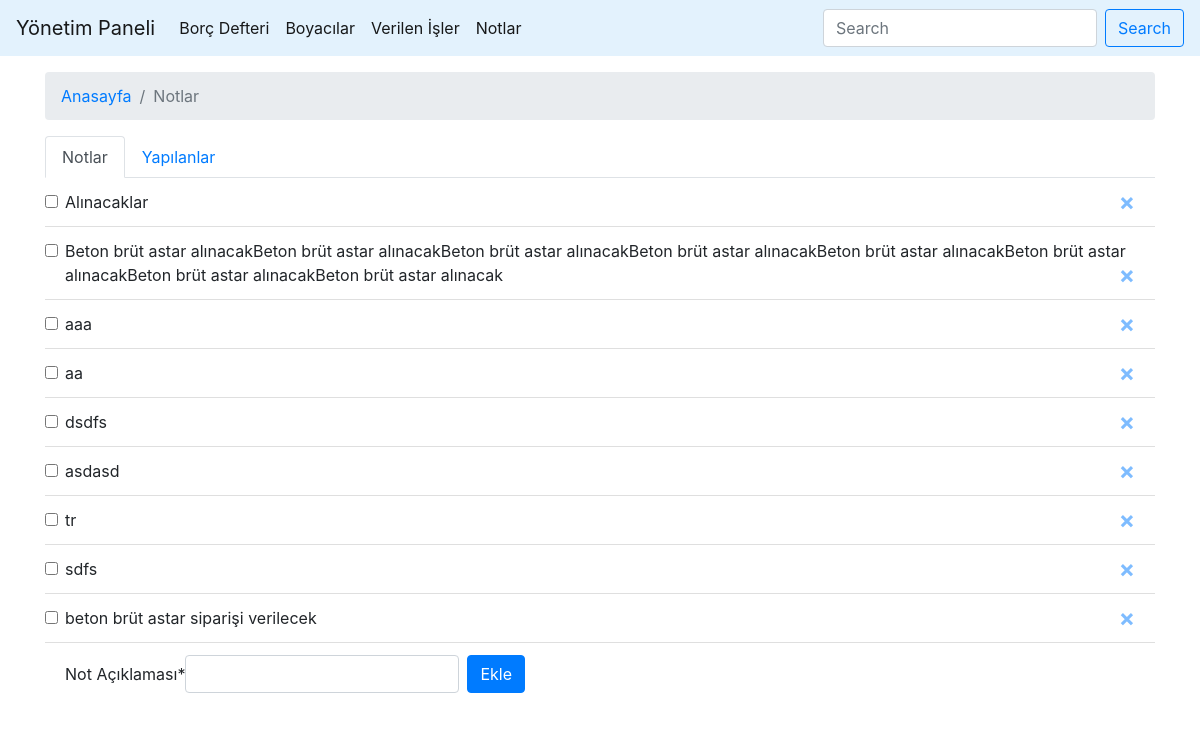
Before: /notlar with the older database file.
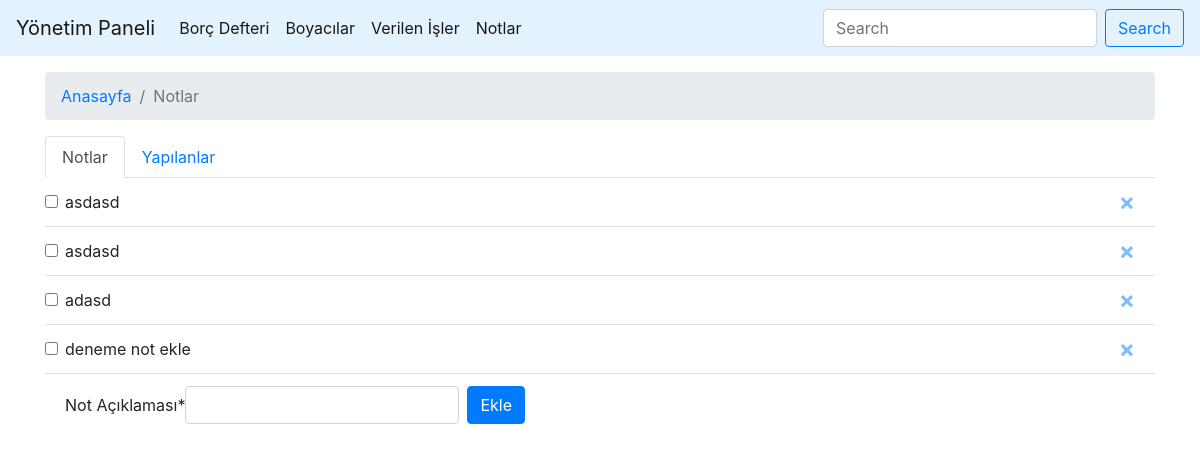
After: the same page with the newer database file.
### boya/models.py (models this page shows, shortened)
class Notlar(models.Model):
    not_aciklama = models.CharField(max_length=200, verbose_name="Not Açıklaması")
    yapildi_mi = models.BooleanField(default=False, verbose_name="Yapıldı mı")
    not_tarihi = models.DateTimeField(auto_now_add=True, null=False)
    class Meta:
        verbose_name = "Not"
        verbose_name_plural = "Notlar"

### boya/views.py (the view)
# urls.py: path('notlar', views.notlar, name="notlar"),
def notlar(request):
    notlar = Notlar.objects.all()
    if request.method == "POST":
        forms = NotEkleForm(request.POST)
        if forms.is_valid():
            forms.save()
            return redirect('notlar')
    else:
        forms = NotEkleForm()
    return render(request, 'notlar.html', {'notlar': notlar, 'forms': forms})

### boya/forms.py
class NotEkleForm(forms.ModelForm):
    class Meta:
        model = Notlar
        fields = ('not_aciklama',)

### templates/notlar.html (shortened to what this page needs)
{% extends 'base.html' %}
{% load crispy_forms_tags %}
{% block content %}
<div class="container mt-3">
<nav aria-label="breadcrumb">
    <ol class="breadcrumb">
        <li class="breadcrumb-item"><a href="/">Anasayfa</a></li>
        <li class="breadcrumb-item active" aria-current="page">Notlar</li>
    </ol>
</nav>
<div class="bs-example">
    <ul class="nav nav-tabs" id="myTab">
        <li class="nav-item">
            <a href="#home" class="nav-link" data-toggle="tab">Notlar</a>
        </li>
        <li class="nav-item">
            <a href="#profile" class="nav-link" data-toggle="tab">Yapılanlar</a>
        </li>
    </ul>
    <div class="tab-content">
        <div class="tab-pane fade" id="home">
            <ul class="list-group list-group-flush" id="yapilacaklar">
                {% for notum in notlar reversed%}
                {% if not notum.yapildi_mi %}
                <li class="form-check-label list-group-item" id="liste-{{notum.id}}">
                    <input type="checkbox" id="{{notum.id}}" onclick="myFunction(this.id)" class="form-check-input"><span id="not-{{notum.id}}">{{notum.not_aciklama}}<button type="button"  class="close" aria-label="Close"><a href="{% url 'not_sil' notum.id %}" aria-hidden="true">&times;</a></button></span>
                </li>
                {% endif %}
                {% endfor %}
                <li class="list-group-item">
                <form method="POST" class="form-inline m-0" >{% csrf_token %}
                    {{forms|crispy}}
                    <button class="btn btn-primary ml-2" type="submit">Ekle</button>
                </form>
                </li>
            </ul>
        </div>
    </div>
</div>
</div>
{% endblock content %}

Changed rows visible on the page:
removed Notlar: not_aciklama "Alınacaklar"
removed Notlar: not_aciklama "Beton brüt astar alınacakBeton brüt astar alınacakBeton brüt astar alınacakBeton brüt astar alınacakBeton brüt astar alınacakBeton brüt astar alınacakBeton brüt astar alınacakBeton brüt astar alınacak"
removed Notlar: not_aciklama "aaa"
removed Notlar: not_aciklama "aa"
no longer on this page (row edited): Notlar: not_aciklama "dsdfs"
removed Notlar: not_aciklama "tr"
removed Notlar: not_aciklama "sdfs"
removed Notlar: not_aciklama "beton brüt astar siparişi verilecek"
added Notlar: not_aciklama "asdasd"
added Notlar: not_aciklama "adasd"
added Notlar: not_aciklama "deneme not ekle"
